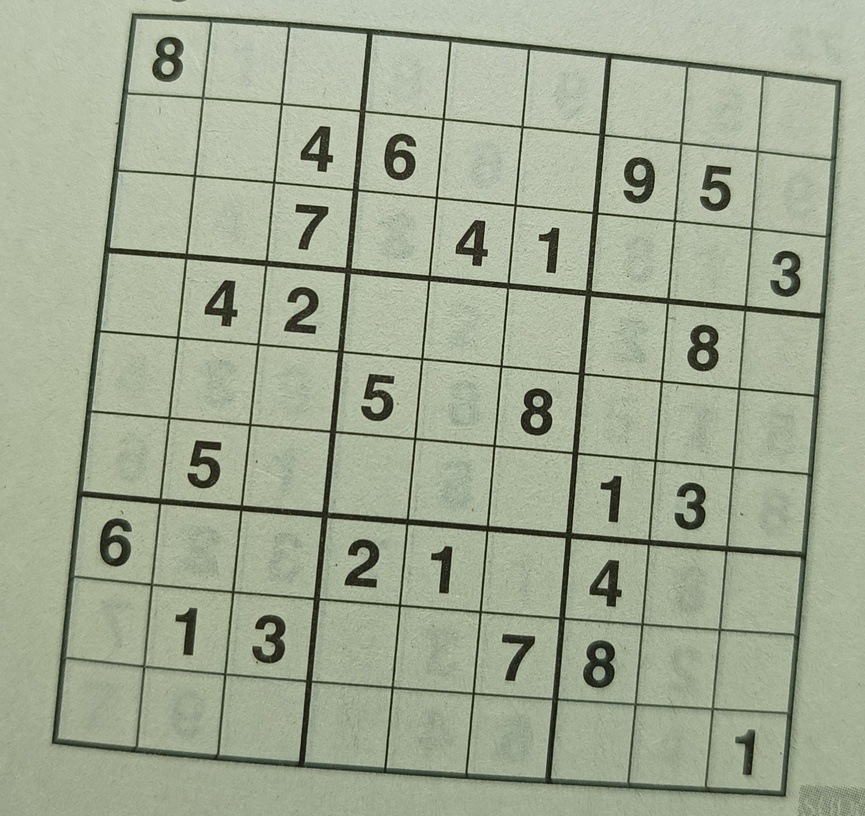
#> input picture Week1/sudoku.jpg, 865 x 816 px, shrunk from 1830 x 1725 before the run
$ jupyter execute Sudoku.ipynb
#> lines starting #> are read from the running program, lines starting #| are printed output that depends on the picture; after the words box and inside, x2 and y2 are one past the last pixel; in counts of white or black regions, pixels touching at a corner belong together
[cell 1]
from matplotlib import pyplot as plt
import numpy as np
import pandas as pd
import cv2 as cv

[cell 2]
def imshow(img, st='Untitled Image'):
    img = cv.cvtColor(img, cv.COLOR_BGR2RGB)
    plt.imshow(img)
    plt.title(st)
    plt.show()

[cell 3]
sudoku = cv.imread('sudoku.jpg')
#> sudoku is the input picture: shape (816, 865, 3); mean B, G, R 147, 169.4, 160.8
sudo = sudoku.copy()
sudoku_gray = cv.cvtColor(sudoku, cv.COLOR_BGR2GRAY)
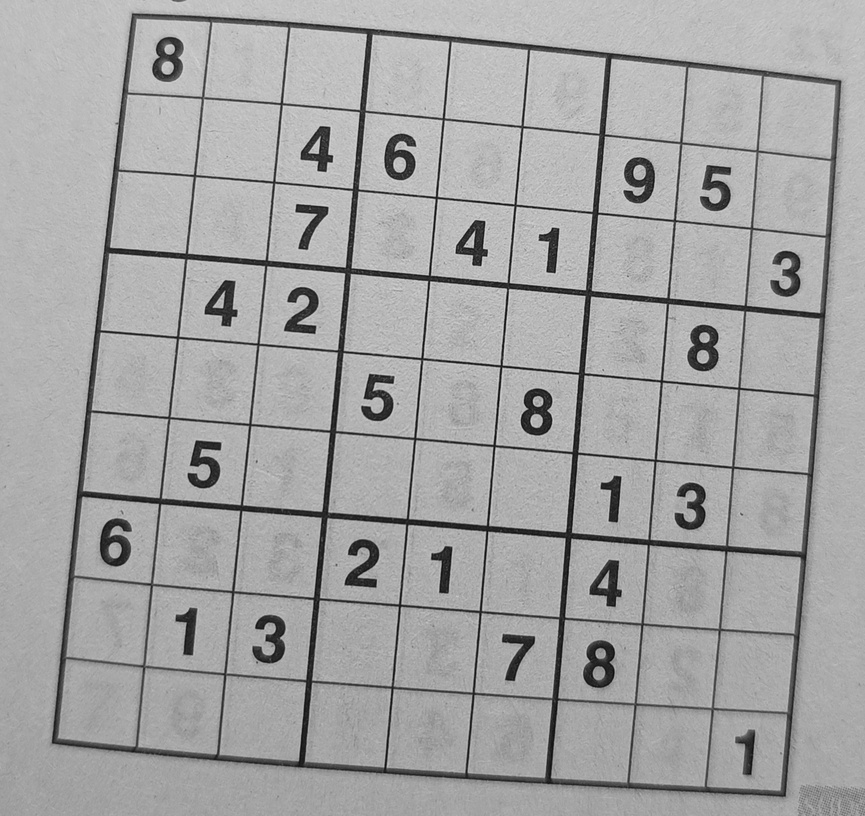
#> sudoku_gray: shape (816, 865); min 6, max 219, mean 164.2

[cell 4]
imshow(sudoku)
imshow(sudoku_gray)

[cell 5]
ret, sud = cv.threshold(sudoku_gray, 100, 255, cv.THRESH_BINARY)
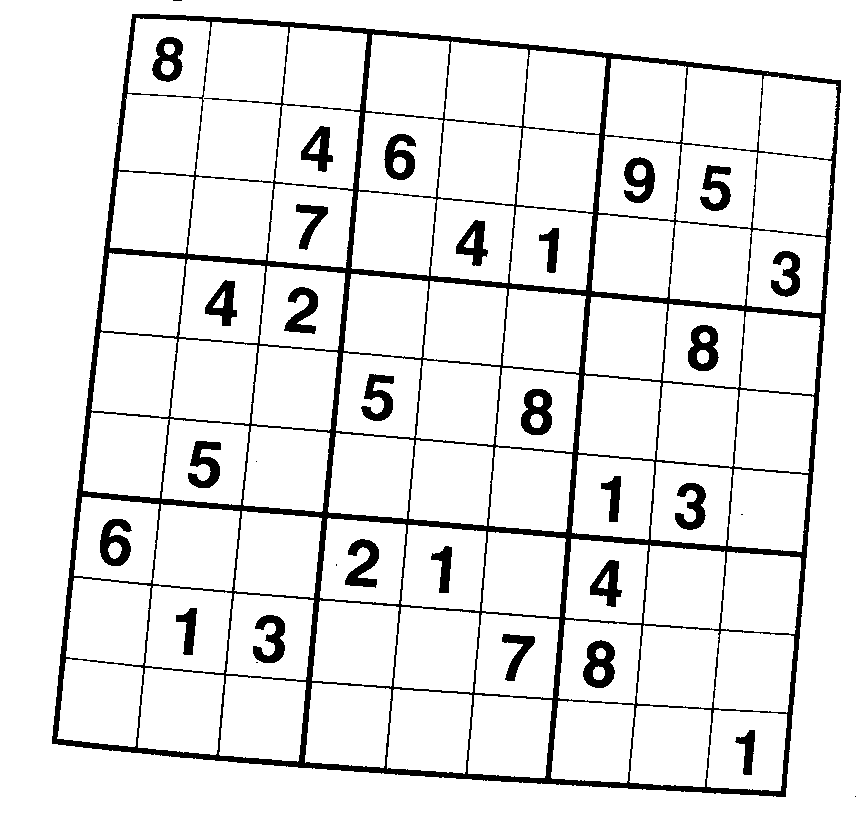
#> sud: shape (816, 865); 90.6% white; 34 black regions (7 under 20 px), largest, box (x1, y1, x2, y2) and area: (52, 14, 841, 797) 47083, (583, 640, 615, 688) 967, (521, 389, 552, 435) 934
imshow(sud)
#> in imshow (call 3), `img = cv.cvtColor(img, cv.COLOR_BGR2RGB)`: img: shape (816, 865, 3); 90.6% white; 34 black regions (7 under 20 px)

[cell 6]
cnt, heir = cv.findContours(sud, cv.RETR_TREE, cv.CHAIN_APPROX_SIMPLE)
#> cnt = 134 contours, 11 with area under 20; largest, box (x1, y1, x2, y2) and area: (0, 0, 865, 816) 704151, (51, 13, 842, 798) 536031, (196, 22, 288, 182) 11523, (226, 593, 314, 680) 6297, (234, 511, 322, 598) 6272
cv.drawContours(sudo, cnt, -1, (255, 0, 0), 3, cv.LINE_AA)
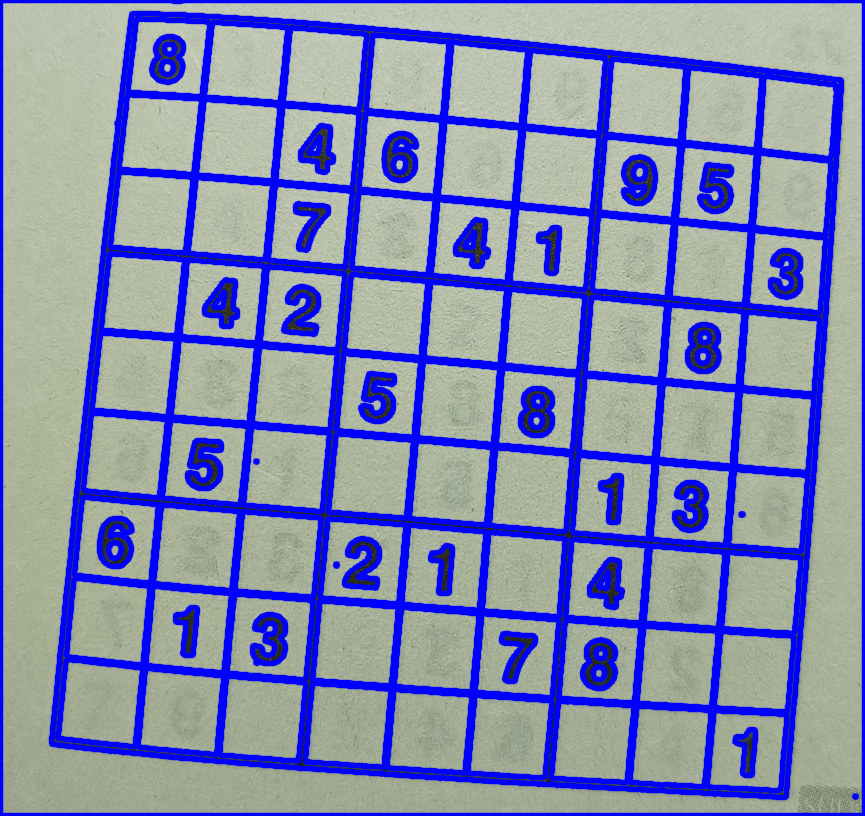
#> sudo: shape (816, 865, 3); mean B, G, R 179.6, 136.5, 129.7
imshow(sudo)
suddd = sudoku.copy()
full = np.full_like(suddd, 255)
# cv.drawContours(suddd, cnt, -1, (255, 0, 0), -1, cv.LINE_AA)
# cv.drawContours(full, cnt, -1, (255, 0, 0), 3, cv.LINE_AA)
for c in cnt:
    if cv.contourArea(c) < 10:
        cv.drawContours(suddd, cnt, -1, (255, 0, 0), -1, cv.LINE_AA)
#> this loop made 134 passes
#> c on passes 2, 3, 37, 58: [[854, 796], [855, 795], [856, 796], [855, 797]], [[116, 123], [117, 122], [118, 123], [117, 124]], [[805, 529]], [[255, 461], [256, 460], [257, 461], [256, 462]]
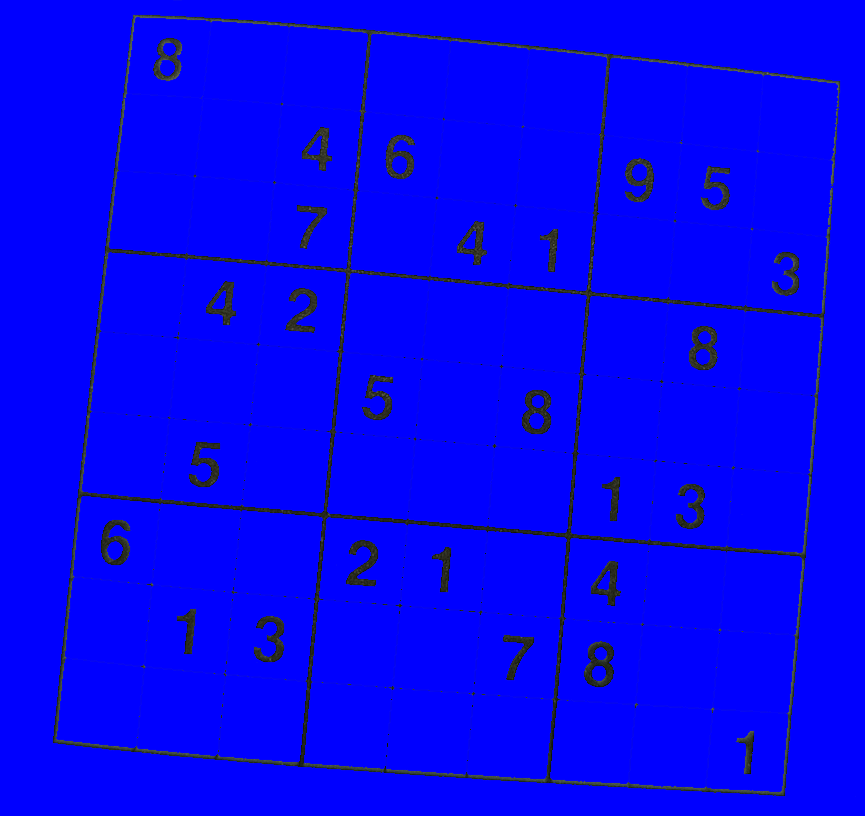
#> suddd: shape (816, 865, 3); mean B, G, R 243.5, 2.9, 2.6
imshow(suddd)
imshow(full)
#> in imshow (call 6), `img = cv.cvtColor(img, cv.COLOR_BGR2RGB)`: img: shape (816, 865, 3); every value is 255
